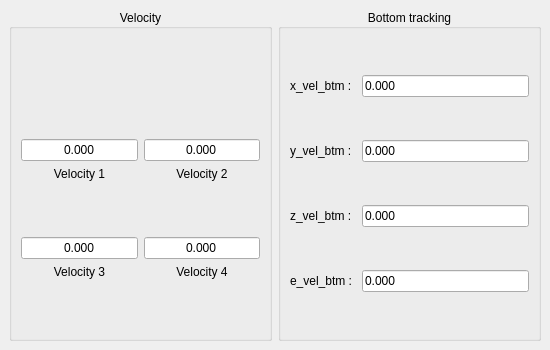
<?xml version="1.0" encoding="UTF-8"?>
<ui version="4.0">
 <class>MainWindow</class>
 <widget class="QMainWindow" name="MainWindow">
  <property name="geometry">
   <rect>
    <x>0</x>
    <y>0</y>
    <width>550</width>
    <height>350</height>
   </rect>
  </property>
  <property name="minimumSize">
   <size>
    <width>550</width>
    <height>350</height>
   </size>
  </property>
  <property name="maximumSize">
   <size>
    <width>661</width>
    <height>800</height>
   </size>
  </property>
  <property name="windowTitle">
   <string notr="true">System</string>
  </property>
  <property name="autoFillBackground">
   <bool>true</bool>
  </property>
  <property name="unifiedTitleAndToolBarOnMac">
   <bool>false</bool>
  </property>

  <!-- ===== Central Widget ===== -->
  <widget class="QWidget" name="centralwidget">
   <layout class="QGridLayout" name="horizontalLayout">
    <item row="0" column="0">
    <!-- ===== Group 1 ===== -->
    <widget class="QGroupBox" name="groupBox1">
     <property name="title">
      <string>Velocity</string>
     </property>
     <property name="alignment">
            <set>Qt::AlignCenter</set>
      </property>
     <layout class="QGridLayout" name="gridLayout1">
      <!-- Same content as before -->
      <item row="0" column="0" alignment="Qt::AlignBottom">
      <layout class="QVBoxLayout" name="Vbox1">
      <item>
       <widget class="QLineEdit" name="vel1Textfield">
        <property name="readOnly"><bool>true</bool></property>
        <property name="text"><string>0.000</string></property>
        <property name="alignment"><set>Qt::AlignHCenter</set></property>
       </widget>
      </item>
      <item>
        <widget class="QLabel" name="Vel1Label">
        <property name="text"><string>Velocity 1</string></property>
        <property name="alignment"><set>Qt::AlignHCenter</set></property>
       </widget>
       </item>
       </layout>    
      </item>
      <item row="0" column="1" alignment="Qt::AlignBottom">
      <layout class="QVBoxLayout" name="Vbox2">
      <item>
       <widget class="QLineEdit" name="vel2Textfield">
        <property name="readOnly"><bool>true</bool></property>
        <property name="text"><string>0.000</string></property>
        <property name="alignment"><set>Qt::AlignHCenter</set></property>
       </widget>
      </item>
      <item>
       <widget class="QLabel" name="Vel2Label">
        <property name="text"><string>Velocity 2</string></property>
        <property name="alignment"><set>Qt::AlignHCenter</set></property>
       </widget>
      </item>
       </layout>    
      </item>
      <item row="1" column="0" alignment="Qt::AlignVCenter">
      <layout class="QVBoxLayout" name="Vbox3">
      <item>
       <widget class="QLineEdit" name="vel3Textfield">
        <property name="readOnly"><bool>true</bool></property>
        <property name="text"><string>0.000</string></property>
        <property name="alignment"><set>Qt::AlignHCenter</set></property>
       </widget>
      </item>
      <item>
       <widget class="QLabel" name="Vel3Label">
        <property name="text"><string>Velocity 3</string></property>
        <property name="alignment"><set>Qt::AlignHCenter</set></property>
       </widget>
      </item>
      </layout>    
      </item>
      <item row="1" column="1" alignment="Qt::AlignVCenter">
      <layout class="QVBoxLayout" name="Vbox3">
      <item>
       <widget class="QLineEdit" name="vel4Textfield">
        <property name="readOnly"><bool>true</bool></property>
        <property name="text"><string>0.000</string></property>
        <property name="alignment"><set>Qt::AlignHCenter</set></property>
       </widget>
      </item>
      <item>
       <widget class="QLabel" name="Vel4Label">
        <property name="text"><string>Velocity 4</string></property>
        <property name="alignment"><set>Qt::AlignHCenter</set></property>
       </widget>
      </item>
     </layout>
     </item>
     </layout> 
    </widget>
      </item>
    <item row="0" column="1">
    <!-- ===== Group 2 ===== -->
    <widget class="QGroupBox" name="groupBox2">
     <property name="title">
      <string>Bottom tracking</string>
     </property>
     <property name="alignment">
      <set>Qt::AlignCenter</set>
      </property>
     <layout class="QGridLayout" name="gridLayout2">
      <item row="0" column="0">
       <widget class="QLabel" name="xVelLabel">
        <property name="text"><string>x_vel_btm : </string></property>
       </widget>
      </item>
      <item row="0" column="1">
       <widget class="QLineEdit" name="xVelTextfield">
        <property name="readOnly"><bool>true</bool></property>
        <property name="text"><string>0.000</string></property>
       </widget>
      </item>
      <item row="1" column="0">
       <widget class="QLabel" name="yVelLabel">
        <property name="text"><string>y_vel_btm : </string></property>
       </widget>
      </item>
      <item row="1" column="1">
       <widget class="QLineEdit" name="yVelTextfield">
        <property name="readOnly"><bool>true</bool></property>
        <property name="text"><string>0.000</string></property>
       </widget>
      </item>
      <item row="2" column="0">
       <widget class="QLabel" name="zVelLabel">
        <property name="text"><string>z_vel_btm : </string></property>
       </widget>
      </item>
      <item row="2" column="1">
       <widget class="QLineEdit" name="zVelTextfield">
        <property name="readOnly"><bool>true</bool></property>
        <property name="text"><string>0.000</string></property>
       </widget>
      </item>
      <item row="3" column="0">
       <widget class="QLabel" name="eVelLabel">
        <property name="text"><string>e_vel_btm : </string></property>
       </widget>
      </item>
      <item row="3" column="1">
       <widget class="QLineEdit" name="eVelTextfield">
        <property name="readOnly"><bool>true</bool></property>
        <property name="text"><string>0.000</string></property>
       </widget>
      </item>
     </layout>
    </widget>
    </item>
   </layout>
  </widget>
 </widget>
 <resources/>
 <connections/>
</ui>
